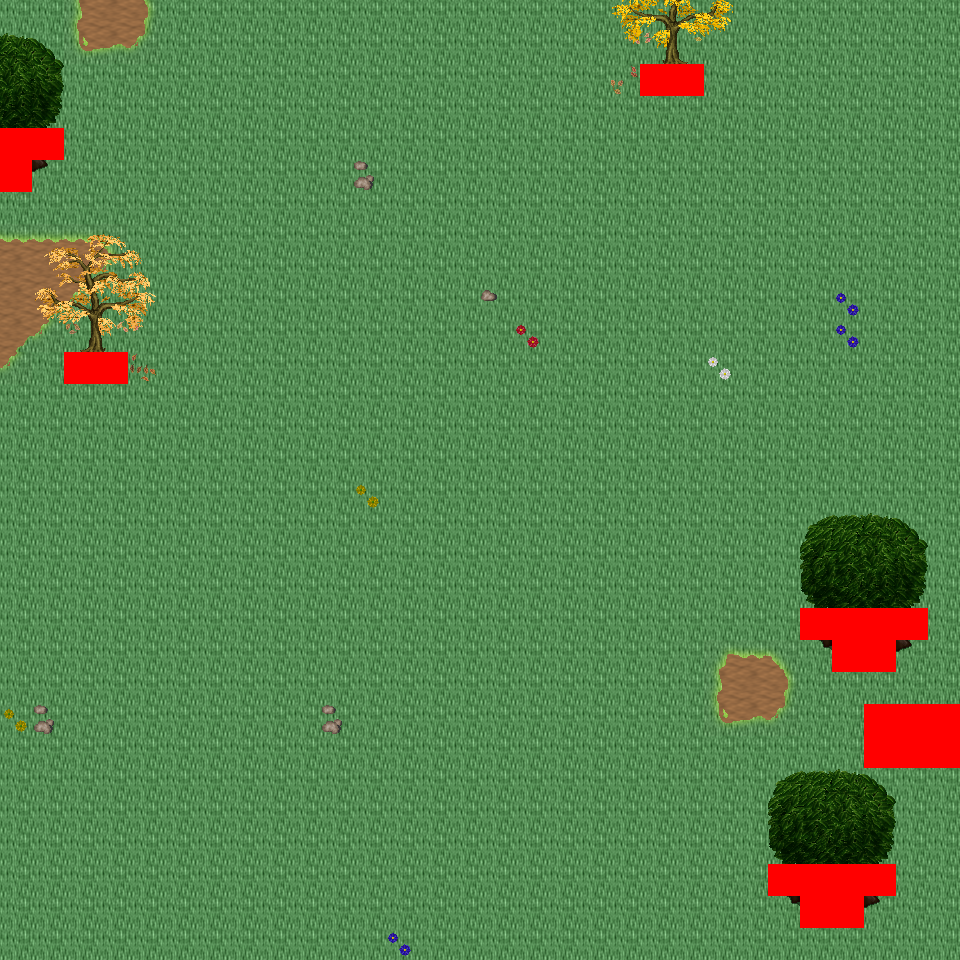

A 2D game scene composited from a Tiled map and its tileset images. What follows is a short description and the map's XML, with each tile layer's data collapsed to a summary:
An orthogonal 30x30 tile map with 32x32 px tiles, 6 tile layers (Ground, Object, Object2, Above, ...), 20 tilesets and 6 objects (6x mapExit).

<map version="1.0" orientation="orthogonal" renderorder="right-down" width="30" height="30" tilewidth="32" tileheight="32" nextobjectid="7">
  <tileset firstgid="1" name="tileset_logic_collision" tilewidth="32" tileheight="32" tilecount="1" columns="1">
    <image source="../drawable/tileset_logic_collision.png" width="32" height="32" />
  </tileset>
  <tileset firstgid="2" name="tileset_ground_ground" tilewidth="32" tileheight="32" tilecount="33" columns="3">
    <image source="../drawable/tileset_ground_ground.png" width="96" height="352" />
  </tileset>
  <tileset firstgid="35" name="tileset_ground_rock_pebbles" tilewidth="32" tileheight="32" tilecount="3" columns="1">
    <image source="../drawable/tileset_ground_rock_pebbles.png" width="32" height="96" />
  </tileset>
  <tileset firstgid="38" name="tileset_ground_grass_corners" tilewidth="32" tileheight="32" tilecount="24" columns="6">
    <image source="../drawable/tileset_ground_grass_corners.png" width="192" height="128" />
  </tileset>
  <tileset firstgid="62" name="tileset_ground_grass_edges" tilewidth="32" tileheight="32" tilecount="36" columns="12">
    <image source="../drawable/tileset_ground_grass_edges.png" width="384" height="96" />
  </tileset>
  <tileset firstgid="98" name="tileset_ground_grass_2" tilewidth="32" tileheight="32" tilecount="21" columns="3">
    <image source="../drawable/tileset_ground_grass_2.png" width="96" height="224" />
  </tileset>
  <tileset firstgid="119" name="tileset_plant_leaves" tilewidth="32" tileheight="32" tilecount="8" columns="4">
    <image source="../drawable/tileset_plant_leaves.png" width="128" height="64" />
  </tileset>
  <tileset firstgid="127" name="tileset_plant_tree_tree_darkgreen" tilewidth="32" tileheight="32" tilecount="88" columns="8">
    <image source="../drawable/tileset_plant_tree_tree_darkgreen.png" width="256" height="352" />
  </tileset>
  <tileset firstgid="215" name="tileset_plant_tree_fall_trees" tilewidth="32" tileheight="32" tilecount="40" columns="8">
    <image source="../drawable/tileset_plant_tree_fall_trees.png" width="256" height="160" />
  </tileset>
  <tileset firstgid="255" name="tileset_plant_tree_pine_tree" tilewidth="32" tileheight="32" tilecount="20" columns="4">
    <image source="../drawable/tileset_plant_tree_pine_tree.png" width="128" height="160" />
  </tileset>
  <tileset firstgid="275" name="tileset_plant_stump_hollow_logs" tilewidth="32" tileheight="32" tilecount="6" columns="3">
    <image source="../drawable/tileset_plant_stump_hollow_logs.png" width="96" height="64" />
  </tileset>
  <tileset firstgid="281" name="tileset_plant_stump_small_stump" tilewidth="32" tileheight="32" tilecount="4" columns="2">
    <image source="../drawable/tileset_plant_stump_small_stump.png" width="64" height="64" />
  </tileset>
  <tileset firstgid="285" name="tileset_plant_stump_stump_purple" tilewidth="32" tileheight="32" tilecount="4" columns="2">
    <image source="../drawable/tileset_plant_stump_stump_purple.png" width="64" height="64" />
  </tileset>
  <tileset firstgid="289" name="tileset_plant_flower_daisy_blue" tilewidth="32" tileheight="32" tilecount="8" columns="2">
    <image source="../drawable/tileset_plant_flower_daisy_blue.png" width="64" height="128" />
  </tileset>
  <tileset firstgid="297" name="tileset_plant_flower_daisy_red" tilewidth="32" tileheight="32" tilecount="8" columns="2">
    <image source="../drawable/tileset_plant_flower_daisy_red.png" width="64" height="128" />
  </tileset>
  <tileset firstgid="305" name="tileset_plant_flower_daisy_white" tilewidth="32" tileheight="32" tilecount="8" columns="2">
    <image source="../drawable/tileset_plant_flower_daisy_white.png" width="64" height="128" />
  </tileset>
  <tileset firstgid="313" name="tileset_plant_flower_daisy_yellow" tilewidth="32" tileheight="32" tilecount="8" columns="2">
    <image source="../drawable/tileset_plant_flower_daisy_yellow.png" width="64" height="128" />
  </tileset>
  <tileset firstgid="321" name="tileset_logic_creature_animal" tilewidth="32" tileheight="32" tilecount="32" columns="8">
    <image source="../drawable/tileset_logic_creature_animal.png" width="256" height="128" />
  </tileset>
  <tileset firstgid="353" name="tileset_logic_creature_reptile" tilewidth="32" tileheight="32" tilecount="7" columns="7">
    <image source="../drawable/tileset_logic_creature_reptile.png" width="224" height="32" />
  </tileset>
  <tileset firstgid="360" name="tileset_logic_creature_fowl" tilewidth="32" tileheight="32" tilecount="6" columns="6">
    <image source="../drawable/tileset_logic_creature_fowl.png" width="192" height="32" />
  </tileset>
  <layer name="Ground" width="30" height="30">
    <data>[900 cells, 900 non-empty, 2 distinct tile ids]</data>
  </layer>
  <layer name="Object" width="30" height="30">
    <data>[900 cells, 67 non-empty, 34 distinct tile ids]</data>
  </layer>
  <layer name="Object2" width="30" height="30">
    <data>[900 cells, 12 non-empty, 8 distinct tile ids]</data>
  </layer>
  <layer name="Above" width="30" height="30">
    <data>[900 cells, 54 non-empty, 36 distinct tile ids]</data>
  </layer>
  <layer name="Above2" width="30" height="30">
    <data>[900 cells, 0 non-empty, 0 distinct tile ids]</data>
  </layer>
  <layer name="Walkable" width="30" height="30">
    <data>[900 cells, 25 non-empty, 1 distinct tile ids]</data>
  </layer>
  <objectgroup name="MapEvents">
    <object id="1" name="north" type="mapExit" x="0" y="0" width="960" height="32">
      <properties>
        <property name="map" value="level_0_x35_y27" />
        <property name="x" value="0" />
        <property name="y" value="28" />
      </properties>
    </object>
    <object id="2" name="south" type="mapExit" x="0" y="928" width="960" height="32">
      <properties>
        <property name="map" value="level_0_x35_y29" />
        <property name="x" value="0" />
        <property name="y" value="1" />
      </properties>
    </object>
    <object id="3" name="west" type="mapExit" x="0" y="0" width="32" height="128">
      <properties>
        <property name="map" value="level_0_x34_y28" />
        <property name="x" value="28" />
        <property name="y" value="0" />
      </properties>
    </object>
    <object id="4" name="west2" type="mapExit" x="0" y="192" width="32" height="768">
      <properties>
        <property name="map" value="level_0_x34_y28" />
        <property name="x" value="28" />
        <property name="y" value="6" />
      </properties>
    </object>
    <object id="5" name="east" type="mapExit" x="928" y="0" width="32" height="704">
      <properties>
        <property name="map" value="level_0_x36_y28" />
        <property name="x" value="1" />
        <property name="y" value="0" />
      </properties>
    </object>
    <object id="6" name="east2" type="mapExit" x="928" y="768" width="32" height="192">
      <properties>
        <property name="map" value="level_0_x36_y28" />
        <property name="x" value="1" />
        <property name="y" value="24" />
      </properties>
    </object>
  </objectgroup>
</map>
